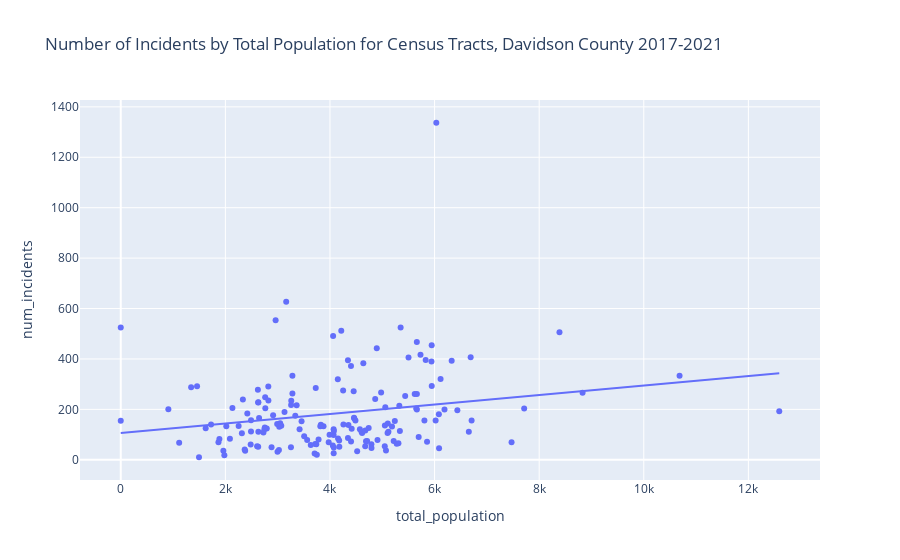

The code cell stored with this chart in its notebook:
### Markdown cell above
- Plot the relationship between population for each tract and number of incidents

### Code cell
fig = px.scatter(inc_tract_gdf, x='total_population', y='num_incidents', trendline='ols',
    title="Number of Incidents by Total Population for Census Tracts, Davidson County 2017-2021")
fig.show()
fig.write_html('num_incidents_by_total_pop.html')

### Figure 1 — Plotly figure (JSON) as saved in the notebook; plotly's stock layout.template omitted (floating-point values rounded to 4 significant figures; data arrays with more than 128 entries replaced by an {"elided": "..."} marker saying what was removed)
{"data": [{"hovertemplate": "total_population=%{x}<br>num_incidents=%{y}<extra></extra>", "legendgroup": "", "marker": {"color": "#636efa", "symbol": "circle"}, "mode": "markers", "name": "", "orientation": "v", "showlegend": false, "type": "scatter", "x": {"elided": "161 int values"}, "xaxis": "x", "y": {"elided": "161 int values"}, "yaxis": "y"}, {"hovertemplate": "<b>OLS trendline</b><br>num_incidents = 0.0188288 * total_population + 105.854<br>R<sup>2</sup>=0.043668<br><br>total_population=%{x}<br>num_incidents=%{y} <b>(trend)</b><extra></extra>", "legendgroup": "", "marker": {"color": "#636efa", "symbol": "circle"}, "mode": "lines", "name": "", "showlegend": false, "type": "scatter", "x": {"elided": "161 int values"}, "xaxis": "x", "y": {"elided": "161 float values"}, "yaxis": "y"}], "layout": {"legend": {"tracegroupgap": 0}, "title": {"text": "Number of Incidents by Total Population for Census Tracts, Davidson County 2017-2021"}, "xaxis": {"anchor": "y", "domain": [0, 1], "title": {"text": "total_population"}}, "yaxis": {"anchor": "x", "domain": [0, 1], "title": {"text": "num_incidents"}}}}
